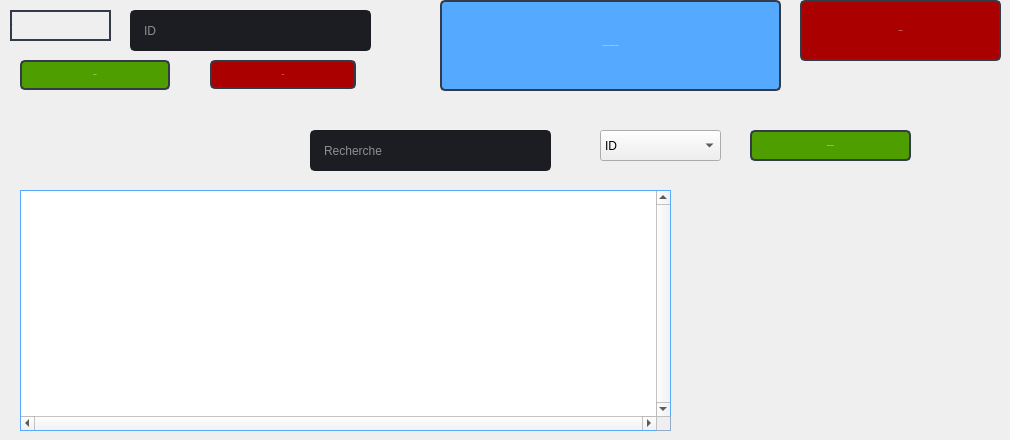
               <widget class="QWidget" name="menu">
                <attribute name="title">
                 <string>Menu</string>
                </attribute>
                <widget class="QPushButton" name="pushButton_106">
                 <property name="geometry">
                  <rect>
                   <x>440</x>
                   <y>0</y>
                   <width>341</width>
                   <height>91</height>
                  </rect>
                 </property>
                 <property name="minimumSize">
                  <size>
                   <width>150</width>
                   <height>30</height>
                  </size>
                 </property>
                 <property name="font">
                  <font>
                   <family>Segoe UI</family>
                   <pointsize>-1</pointsize>
                  </font>
                 </property>
                 <property name="styleSheet">
                  <string notr="true">QPushButton {
	color: rgb(255, 255, 255);
	border: 2px solid rgb(52, 59, 72);
	border-radius: 5px;	
	
	background-color: rgb(85, 170, 255);

}
QPushButton:hover {
	background-color: rgb(57, 65, 80);
	border: 2px solid rgb(61, 70, 86);
}
QPushButton:pressed {	
	background-color: rgb(35, 40, 49);
	border: 2px solid rgb(43, 50, 61);
}</string>
                 </property>
                 <property name="text">
                  <string>AJOUTER un  element dans le MENU</string>
                 </property>
                 <property name="icon">
                  <iconset>
                   <normaloff>:/16x16/icons/16x16/cil-folder-open.png</normaloff>:/16x16/icons/16x16/cil-folder-open.png</iconset>
                 </property>
                </widget>
                <widget class="QLabel" name="label_71">
                 <property name="geometry">
                  <rect>
                   <x>10</x>
                   <y>10</y>
                   <width>101</width>
                   <height>31</height>
                  </rect>
                 </property>
                 <property name="font">
                  <font>
                   <pointsize>-1</pointsize>
                  </font>
                 </property>
                 <property name="focusPolicy">
                  <enum>Qt::StrongFocus</enum>
                 </property>
                 <property name="styleSheet">
                  <string notr="true">color : rgb(85, 170, 255);

border:2px solid  rgb(52, 59, 72);
</string>
                 </property>
                 <property name="text">
                  <string>ID </string>
                 </property>
                </widget>
                <widget class="QLineEdit" name="lineEdit_32">
                 <property name="geometry">
                  <rect>
                   <x>130</x>
                   <y>10</y>
                   <width>241</width>
                   <height>41</height>
                  </rect>
                 </property>
                 <property name="minimumSize">
                  <size>
                   <width>0</width>
                   <height>30</height>
                  </size>
                 </property>
                 <property name="styleSheet">
                  <string notr="true">QLineEdit {
color : rgb(255, 255, 255);
	background-color: rgb(27, 29, 35);
	border-radius: 5px;
	border: 2px solid rgb(27, 29, 35);
	padding-left: 10px;
}
QLineEdit:hover {
	border: 2px solid rgb(64, 71, 88);
}
QLineEdit:focus {
	border: 2px solid rgb(91, 101, 124);
}</string>
                 </property>
                 <property name="text">
                  <string/>
                 </property>
                 <property name="placeholderText">
                  <string>ID</string>
                 </property>
                </widget>
                <widget class="QPushButton" name="pushButton_33">
                 <property name="geometry">
                  <rect>
                   <x>20</x>
                   <y>60</y>
                   <width>150</width>
                   <height>30</height>
                  </rect>
                 </property>
                 <property name="minimumSize">
                  <size>
                   <width>150</width>
                   <height>30</height>
                  </size>
                 </property>
                 <property name="font">
                  <font>
                   <family>Segoe UI</family>
                   <pointsize>-1</pointsize>
                  </font>
                 </property>
                 <property name="styleSheet">
                  <string notr="true">QPushButton {
	color: rgb(255, 255, 255);
	border: 2px solid rgb(52, 59, 72);
	border-radius: 5px;	
	
	background-color:rgb(79, 158, 0);

}
QPushButton:hover {
	background-color: rgb(57, 65, 80);
	border: 2px solid rgb(61, 70, 86);
}
QPushButton:pressed {	
	background-color: rgb(35, 40, 49);
	border: 2px solid rgb(43, 50, 61);
}</string>
                 </property>
                 <property name="text">
                  <string>Modifier</string>
                 </property>
                 <property name="icon">
                  <iconset>
                   <normaloff>:/16x16/icons/16x16/cil-folder-open.png</normaloff>:/16x16/icons/16x16/cil-folder-open.png</iconset>
                 </property>
                </widget>
                <widget class="QPushButton" name="pushButton_32">
                 <property name="geometry">
                  <rect>
                   <x>210</x>
                   <y>60</y>
                   <width>146</width>
                   <height>29</height>
                  </rect>
                 </property>
                 <property name="minimumSize">
                  <size>
                   <width>0</width>
                   <height>0</height>
                  </size>
                 </property>
                 <property name="font">
                  <font>
                   <family>Segoe UI</family>
                   <pointsize>-1</pointsize>
                  </font>
                 </property>
                 <property name="styleSheet">
                  <string notr="true">QPushButton {
	color: rgb(255, 255, 255);
	border: 2px solid rgb(52, 59, 72);
	border-radius: 5px;	
	
	background-color: rgb(170, 0, 0);

}
QPushButton:hover {
	background-color: rgb(57, 65, 80);
	border: 2px solid rgb(61, 70, 86);
}
QPushButton:pressed {	
	background-color: rgb(35, 40, 49);
	border: 2px solid rgb(43, 50, 61);
}</string>
                 </property>
                 <property name="text">
                  <string>SUPP</string>
                 </property>
                 <property name="icon">
                  <iconset>
                   <normaloff>:/16x16/icons/16x16/cil-folder-open.png</normaloff>:/16x16/icons/16x16/cil-folder-open.png</iconset>
                 </property>
                </widget>
                <widget class="QPushButton" name="pushButton_45">
                 <property name="geometry">
                  <rect>
                   <x>800</x>
                   <y>0</y>
                   <width>201</width>
                   <height>61</height>
                  </rect>
                 </property>
                 <property name="minimumSize">
                  <size>
                   <width>0</width>
                   <height>0</height>
                  </size>
                 </property>
                 <property name="font">
                  <font>
                   <family>Segoe UI</family>
                   <pointsize>-1</pointsize>
                  </font>
                 </property>
                 <property name="styleSheet">
                  <string notr="true">QPushButton {
	color: rgb(255, 255, 255);
	border: 2px solid rgb(52, 59, 72);
	border-radius: 5px;	
	
	background-color: rgb(170, 0, 0);

}
QPushButton:hover {
	background-color: rgb(57, 65, 80);
	border: 2px solid rgb(61, 70, 86);
}
QPushButton:pressed {	
	background-color: rgb(35, 40, 49);
	border: 2px solid rgb(43, 50, 61);
}</string>
                 </property>
                 <property name="text">
                  <string>Actualiser</string>
                 </property>
                 <property name="icon">
                  <iconset>
                   <normaloff>:/16x16/icons/16x16/cil-folder-open.png</normaloff>:/16x16/icons/16x16/cil-folder-open.png</iconset>
                 </property>
                </widget>
                <widget class="QTableView" name="tableView_13">
                 <property name="geometry">
                  <rect>
                   <x>20</x>
                   <y>190</y>
                   <width>651</width>
                   <height>241</height>
                  </rect>
                 </property>
                 <property name="styleSheet">
                  <string notr="true">QHeaderView::section {
	
	font: 87 10pt &quot;Cinzel Black&quot;;
    background-color: rgb(39, 44, 54);
    border-style: none;
    border-bottom: 1px solid rgb(85, 170, 255);
    border-right:  1px solid rgb(85, 170, 255);
}

QHeaderView::section:vertical
{
    border-left: 1px solid  rgb(85, 170, 255);
}
QTableView {
	
	color: rgb(255, 255, 255);
	border-style: solid;
	border-top: 1px solid  rgb(85, 170, 255);
	 border-left: 1px solid  rgb(85, 170, 255);
 border-bottom: 1px solid rgb(85, 170, 255);
 border-right:  1px solid rgb(85, 170, 255);
}
QTableView::item {
     border-bottom: 1px solid rgb(85, 170, 255);
    border-right:  1px solid rgb(85, 170, 255);
    background-color : none;
}
QTableView::indicator:unchecked {
    background-color: #d7d6d5
}</string>
                 </property>
                 <property name="verticalScrollBarPolicy">
                  <enum>Qt::ScrollBarAlwaysOn</enum>
                 </property>
                 <property name="horizontalScrollBarPolicy">
                  <enum>Qt::ScrollBarAlwaysOn</enum>
                 </property>
                 <attribute name="verticalHeaderVisible">
                  <bool>false</bool>
                 </attribute>
                </widget>
                <widget class="QComboBox" name="comboBox_2">
                 <property name="geometry">
                  <rect>
                   <x>600</x>
                   <y>130</y>
                   <width>121</width>
                   <height>31</height>
                  </rect>
                 </property>
                 <item>
                  <property name="text">
                   <string>ID</string>
                  </property>
                 </item>
                 <item>
                  <property name="text">
                   <string>Nom</string>
                  </property>
                 </item>
                 <item>
                  <property name="text">
                   <string>Prenom</string>
                  </property>
                 </item>
                 <item>
                  <property name="text">
                   <string>Fonction</string>
                  </property>
                 </item>
                </widget>
                <widget class="QLineEdit" name="lineEdit_35">
                 <property name="geometry">
                  <rect>
                   <x>310</x>
                   <y>130</y>
                   <width>241</width>
                   <height>41</height>
                  </rect>
                 </property>
                 <property name="minimumSize">
                  <size>
                   <width>0</width>
                   <height>30</height>
                  </size>
                 </property>
                 <property name="styleSheet">
                  <string notr="true">QLineEdit {
color : rgb(255, 255, 255);
	background-color: rgb(27, 29, 35);
	border-radius: 5px;
	border: 2px solid rgb(27, 29, 35);
	padding-left: 10px;
}
QLineEdit:hover {
	border: 2px solid rgb(64, 71, 88);
}
QLineEdit:focus {
	border: 2px solid rgb(91, 101, 124);
}</string>
                 </property>
                 <property name="text">
                  <string/>
                 </property>
                 <property name="placeholderText">
                  <string>Recherche</string>
                 </property>
                </widget>
                <widget class="QPushButton" name="pushButton_19">
                 <property name="geometry">
                  <rect>
                   <x>750</x>
                   <y>130</y>
                   <width>161</width>
                   <height>31</height>
                  </rect>
                 </property>
                 <property name="minimumSize">
                  <size>
                   <width>150</width>
                   <height>30</height>
                  </size>
                 </property>
                 <property name="font">
                  <font>
                   <family>Segoe UI</family>
                   <pointsize>-1</pointsize>
                  </font>
                 </property>
                 <property name="styleSheet">
                  <string notr="true">QPushButton {
	color: rgb(255, 255, 255);
	border: 2px solid rgb(52, 59, 72);
	border-radius: 5px;	
	
	background-color:rgb(79, 158, 0);

}
QPushButton:hover {
	background-color: rgb(57, 65, 80);
	border: 2px solid rgb(61, 70, 86);
}
QPushButton:pressed {	
	background-color: rgb(35, 40, 49);
	border: 2px solid rgb(43, 50, 61);
}</string>
                 </property>
                 <property name="text">
                  <string>Exporter tableau</string>
                 </property>
                 <property name="icon">
                  <iconset>
                   <normaloff>:/16x16/icons/16x16/cil-folder-open.png</normaloff>:/16x16/icons/16x16/cil-folder-open.png</iconset>
                 </property>
                </widget>
               </widget>
